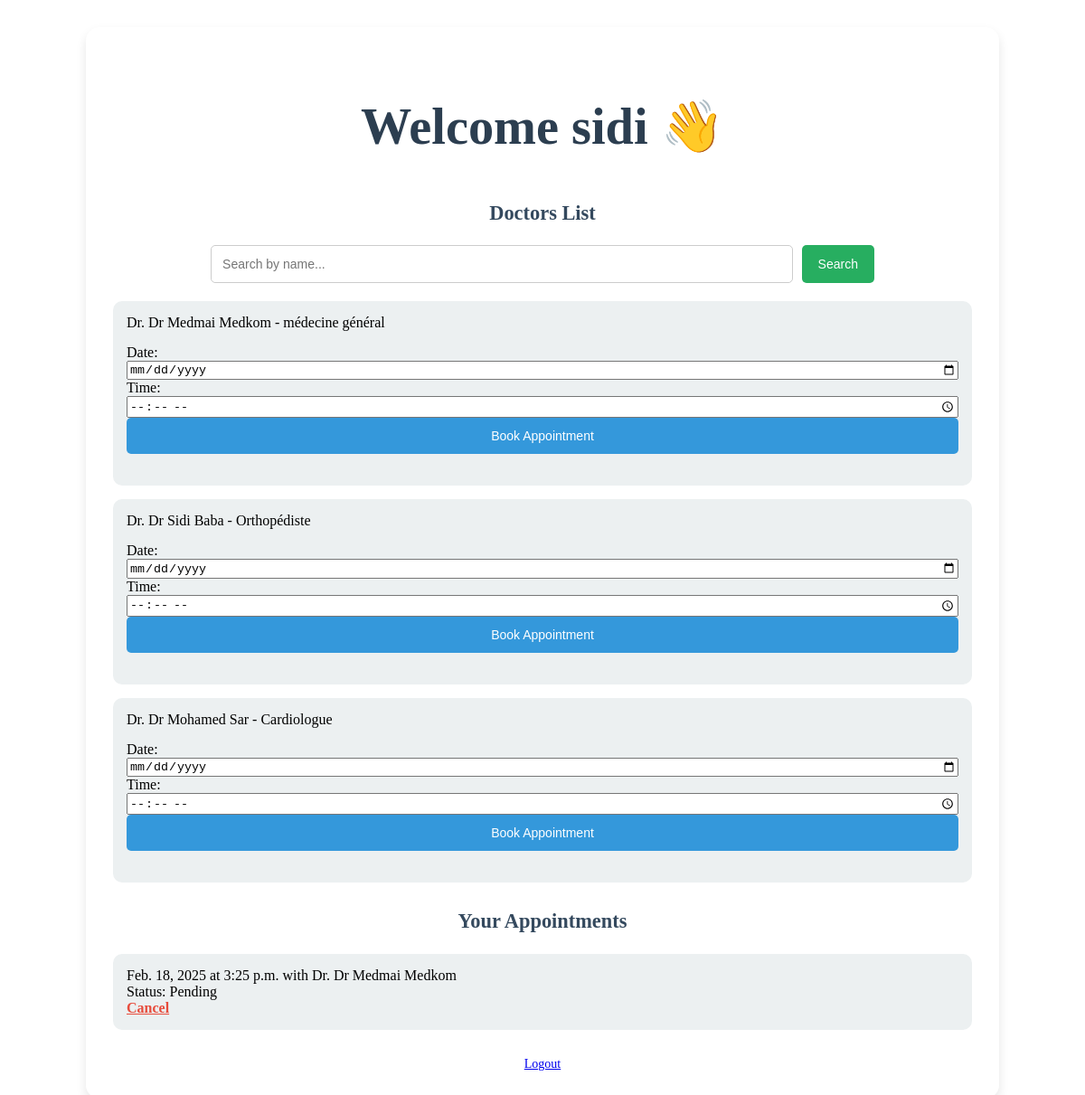
Page /dashboard/ (signed in) on the earlier database version.
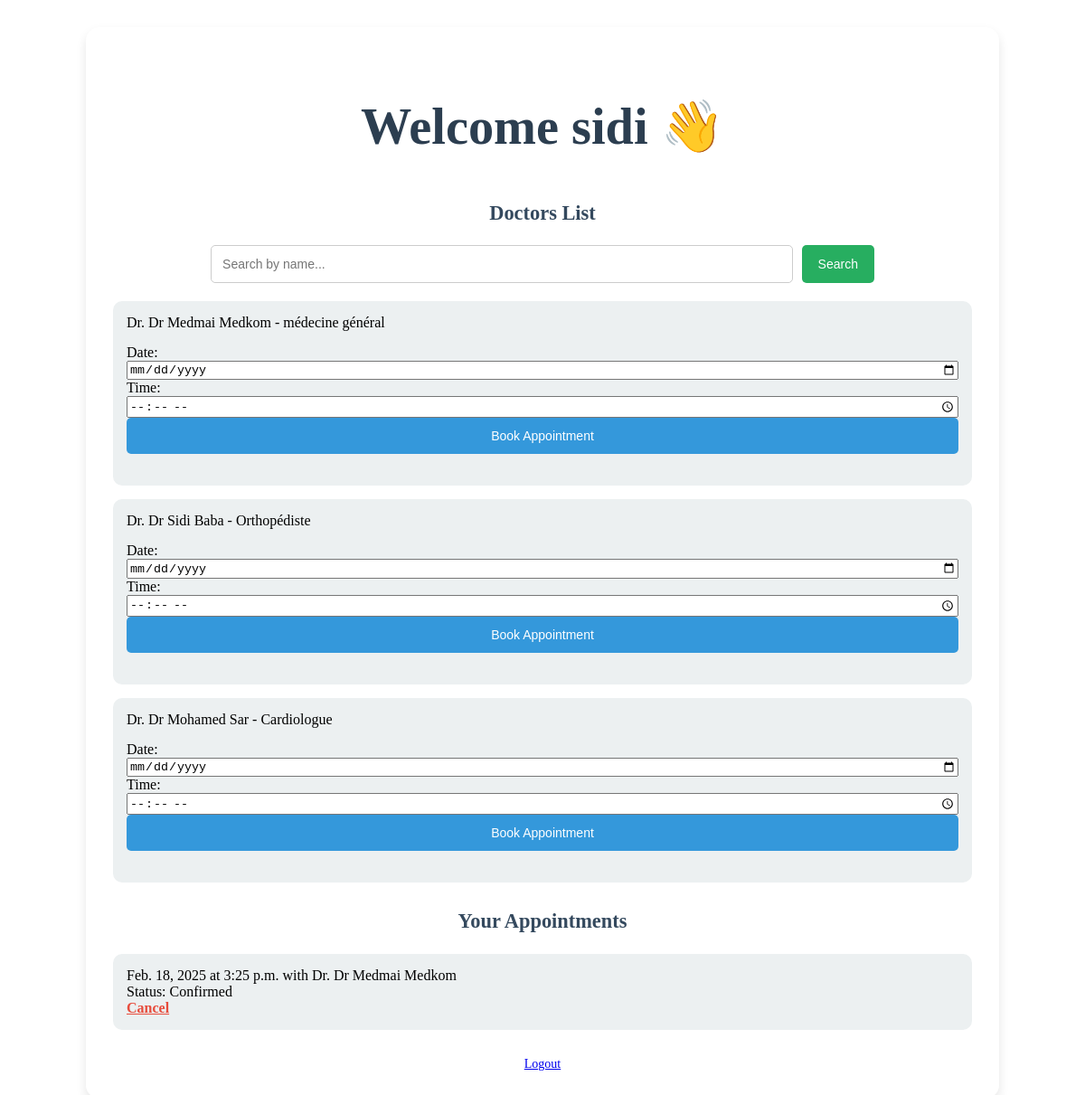
Same page on the later database version.
### Gpatient/models.py (models this page shows, shortened)
class Appointment(models.Model):
    patient = models.ForeignKey(Patient, on_delete=models.CASCADE)
    doctor = models.ForeignKey(Doctor, on_delete=models.CASCADE)
    date = models.DateField()
    time = models.TimeField()
    STATUS_CHOICES = [
        ('Pending', 'Pending'),
        ('Confirmed', 'Confirmed'),
        ('Cancelled', 'Cancelled'),
    ]
    status = models.CharField(max_length=10, choices=STATUS_CHOICES, default='Pending')
    updated_by = models.ForeignKey(User, on_delete=models.SET_NULL, null=True, blank=True, related_name='updated_appointments')
    class Meta:
        unique_together = ('doctor', 'date', 'time')

class Doctor(models.Model):
    Name = models.CharField(max_length=100)
    department = models.ForeignKey(Department, on_delete=models.CASCADE)
    address = models.CharField(max_length=200)
    age = models.IntegerField()

### Gpatient/views.py (the view, shortened to what this page needs)
# urls.py: path('dashboard/', views.patient_dashboard, name='patient_dashboard'),
@login_required
def patient_dashboard(request):
    try:
        patient = request.user.patient
    except Patient.DoesNotExist:
        messages.error(request, "You need to complete your patient profile.")
        return redirect('complete_patient_profile')
    query = request.GET.get('search', '')
    doctors = Doctor.objects.filter(Name__icontains=query) if query else Doctor.objects.all()
    appointments = Appointment.objects.filter(patient=patient)
    return render(request, 'patients/dashboard.html', {
        'doctors': doctors,
        'appointments': appointments,
        'query': query
    })

### Gpatient/templates/patients/dashboard.html (shortened to what this page needs)
{% load static %}
<!DOCTYPE html>
<html lang="en">
<head>
</head>
<body>
  <div class="container">
    <div class="welcome-message">
      <h2>Welcome {{ user.username }} 👋</h2>
    </div>
    <h3>Doctors List</h3>
    <form method="get">
      <input type="text" name="search" placeholder="Search by name..." value="{{ query }}">
      <button type="submit">Search</button>
    </form>
    <ul>
      {% for doctor in doctors %}
        <li>
          Dr. {{ doctor.Name }} - {{ doctor.department.name }}
          <form method="post">
            <label for="date">Date:</label>
            <input type="date" name="date" required>
            <label for="time">Time:</label>
            <input type="time" name="time" required>
            <button type="submit">Book Appointment</button>
          </form>
        </li>
      {% empty %}
        <li>No doctors found.</li>
      {% endfor %}
    </ul>
    <h3>Your Appointments</h3>
    <ul>
      {% for appointment in appointments %}
        <li>
          {{ appointment.date }} at {{ appointment.time }} with Dr. {{ appointment.doctor.Name }}<br>
          Status: {{ appointment.status }}<br>
          {% if appointment.status != 'Cancelled' %}
            <a href="{% url 'cancel_appointment' appointment.id %}" class="cancel-button">Cancel</a>
          {% endif %}
        </li>
      {% empty %}
        <li>You don't have any appointments yet.</li>
      {% endfor %}
    </ul>
    <div class="logout-link">
      <a href="{% url 'logout_patient' %}">Logout</a>
    </div>
  </div>
</body>
</html>

Differences in the rows shown:
changed Appointment "Dr Medmai Medkom": status "Pending" → "Confirmed"
